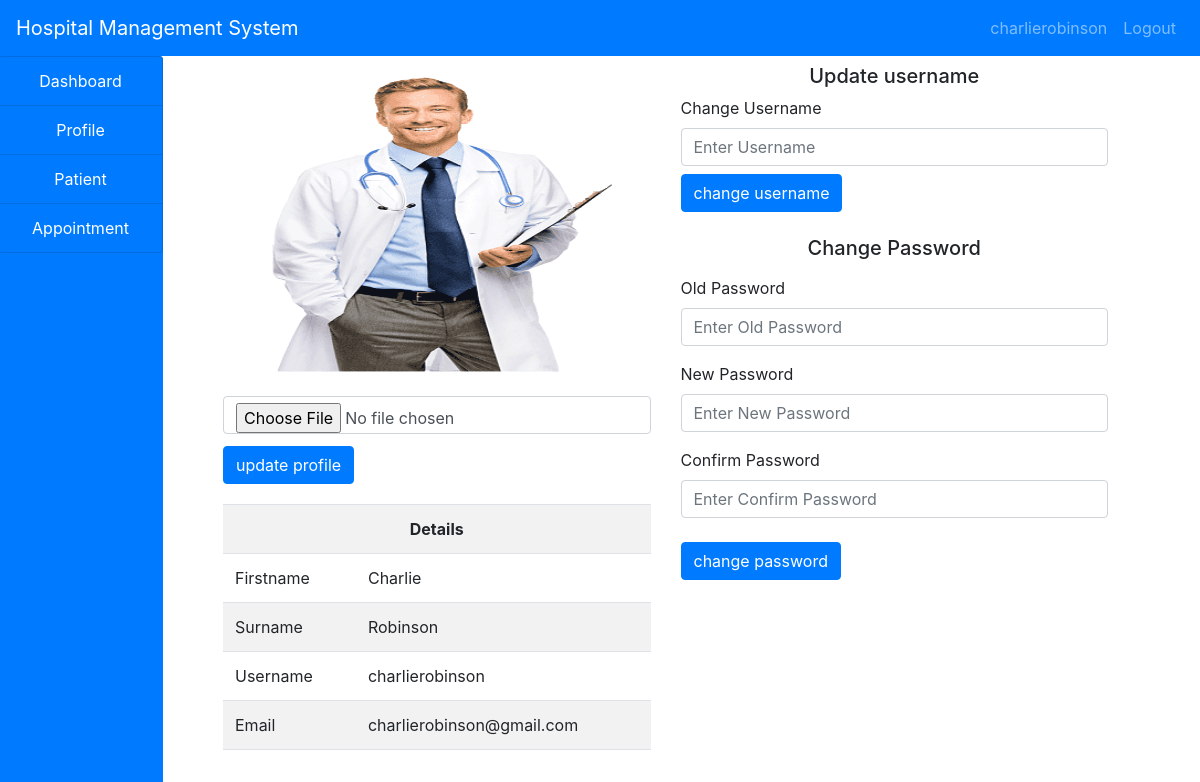
Page /hms/doctor/profile.php (signed in) on the committed database.
### tables this page shows
CREATE TABLE `doctors` (
  `id` int(11) NOT NULL,
  `firstname` varchar(255) NOT NULL,
  `surname` varchar(255) NOT NULL,
  `username` varchar(255) NOT NULL,
  `email` varchar(255) NOT NULL,
  `gender` varchar(255) NOT NULL,
  `phone` int(255) NOT NULL,
  `country` varchar(255) NOT NULL,
  `password` varchar(255) NOT NULL,
  `salary` varchar(255) NOT NULL,
  `date_reg` varchar(255) NOT NULL,
  `status` varchar(255) NOT NULL,
  `profile` varchar(255) NOT NULL
);

### hms/doctor/profile.php (the view, shortened to what this page needs)
<!DOCTYPE html>
<html lang="en">
<head>
</head>
<body>
<?php
    include('../include/header.php');
    include('../include/connection.php');
?>
<div class="container-fluid">
    <div class="col-md-12">
        <div class="row">
            <div class="col-md-2 col-sm-4 col-xs-4" style="margin-left:-32px;">
                <?php
                include('sidenav.php');
                ?>
            </div>
            <div class="col-md-10 col-sm-8 col-xs-8">
                <div class="container-fluid">
                    <div class="col-md-12">
                        <div class="row">
                            <div class="col-md-6">
                            <?php
                            $doc=$_SESSION['doctor'];
                            $query="SELECT * FROM doctors WHERE username='$doc'";
                            $res=mysqli_query($conn,$query);
                            $row=mysqli_fetch_array($res);
                            ?>
                            <form method="POST" enctype="multipart/form-data">
                                <?php
                                echo "<img src='img/".$row['profile']."' style='height:300px' class='col-md-12 my-3'>";
                                ?>
                                <input type="file" name="img" class="form-control my-2">
                                <input type="submit" name="upload" class="btn btn-primary my-1" value="update profile">
                            </form>
                            <div class="my-3">
                                <div id="table">
                                <table class="table table-striped">
                                    <tr class="text-center">
                                        <th colspan="2">Details</th>
                                    </tr>
                                    <tr>
                                        <td>Firstname</td>
                                        <td><?php echo $row['firstname'];?></td>
                                    </tr>
                                    <tr>
                                        <td>Surname</td>
                                        <td><?php echo $row['surname'];?></td>
                                    </tr>
                                    <tr>
                                        <td>Username</td>
                                        <td><?php echo $row['username'];?></td>
                                    </tr>
                                    <tr>
                                        <td>Email</td>
                                        <td><?php echo $row['email'];?></td>
                                    </tr>
                                    <tr>
                                        <td>gender</td>
                                        <td><?php echo $row['gender'];?></td>
                                    </tr>
                                </table>
                                </div>
                            </div>
                            </div>
                            <div class="col-md-6">
                                <h5 class="text-center my-2">Update username</h5>
                                <form method="POST">
                                <label>Change Username</label>
                                <input type="text" name="uname" class="form-control" autocomplete="off" placeholder="Enter Username">
                                <input type="submit" name="change_uname" class="btn btn-primary my-2" value="change username">
                                </form>
                                <h5 class="text-center my-3">Change Password</h5>
                                <form method="POST">
                                <div class="form-group">
                                    <label>Old Password</label>
                                    <input type="password" name="old_pass" class="form-control" autocomplete="off" placeholder="Enter Old Password">
                                </div>
                                <div class="form-group">
                                    <label>New Password</label>
                                    <input type="password" name="new_pass" class="form-control" autocomplete="off" placeholder="Enter New Password">
                                </div>
                                <div class="form-group">
                                    <label>Confirm Password</label>
                                    <input type="password" name="con_pass" class="form-control" autocomplete="off" placeholder="Enter Confirm Password">
                                </div>
                                <input type="submit" name="change_pass" class="btn btn-primary my-2" value="change password">
                                </form>
                            </div>
                        </div>
                    </div>
                </div>
            </div>
        </div>
    </div>
</div>
</body>
</html>

### hms/doctor/profile.php (style rules this page uses)
#table { height: 250px; overflow-y: scroll; }

### rows in the picture
doctors: profile (picture), firstname "Charlie", surname "Robinson", username "charlierobinson", email "charlierobinson@gmail.com"

### other values in the picture
$user "charlierobinson"
